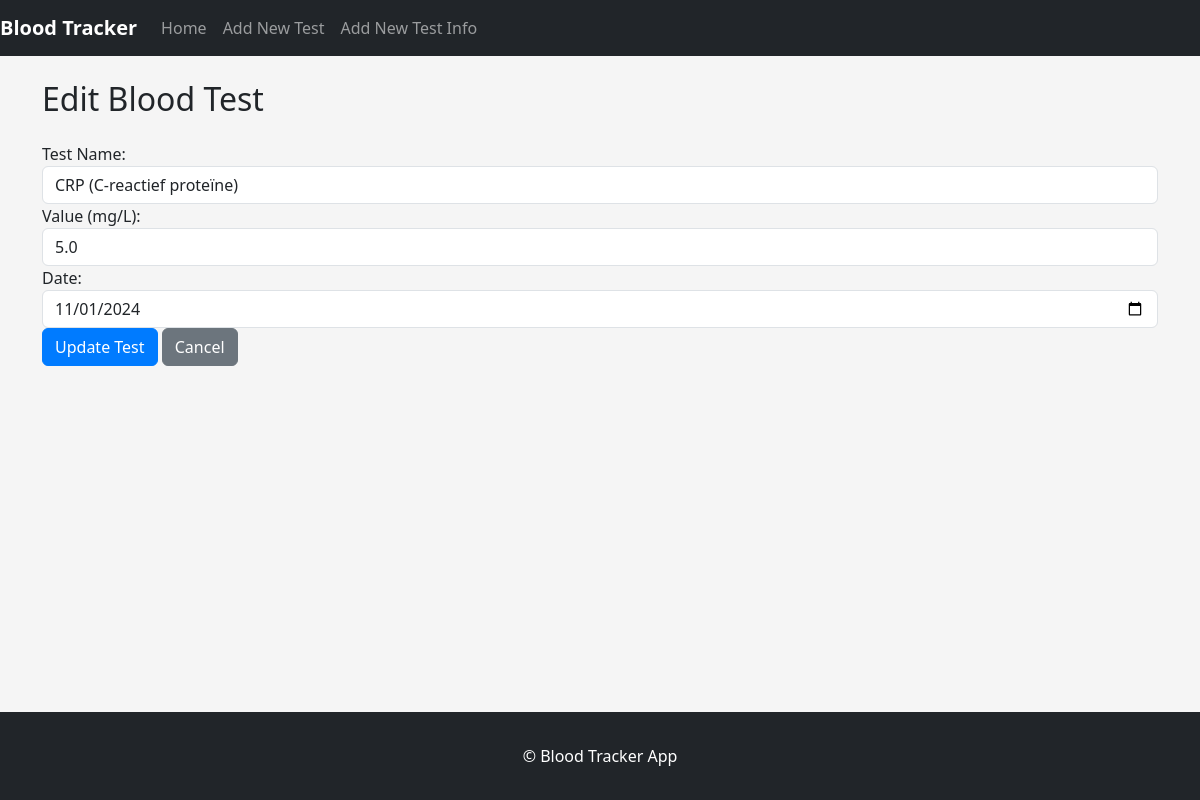
Screenshot of /edit/5 with the database file from the repository.
### models.py (models this page shows)
class BloodTest(db.Model):
    id = db.Column(db.Integer, primary_key=True)
    test_name = db.Column(db.String(100), nullable=False)
    value = db.Column(db.Float, nullable=False)
    unit = db.Column(db.String(20), nullable=False)
    date = db.Column(db.Date, nullable=False)
    normal_min = db.Column(db.Float, nullable=False)
    normal_max = db.Column(db.Float, nullable=False)

### app.py (the view)
@app.route('/edit/<int:test_id>', methods=['GET', 'POST'])
def edit_test(test_id):
    test = BloodTest.query.get_or_404(test_id)
    if request.method == 'POST':
        value = request.form['value']
        date_str = request.form['date']
        try:
            test.value = value
            test.date = datetime.strptime(date_str, '%Y-%m-%d')
            db.session.commit()
            flash('Blood test updated successfully!', 'success')
            return redirect(url_for('index'))
        except Exception as e:
            db.session.rollback()
            flash('Error updating blood test. Please try again.', 'danger')
            return redirect(url_for('edit_test', test_id=test.id))
    else:
        return render_template('edit.html', test=test)

### templates/edit.html
{% extends 'base.html' %}
{% block content %}
<h2 class="mb-4">Edit Blood Test</h2>
<form method="POST">
  <div class="form-group">
    <label for="test_name">Test Name:</label>
    <input
      type="text"
      class="form-control"
      name="test_name"
      id="test_name"
      value="{{ test.test_name }}"
      readonly
    />
  </div>
  <div class="form-group">
    <label for="value">Value ({{ test.unit }}):</label>
    <input
      type="text"
      class="form-control"
      name="value"
      id="value"
      value="{{ test.value }}"
      required
    />
  </div>
  <div class="form-group">
    <label for="date">Date:</label>
    <input
      type="date"
      class="form-control"
      name="date"
      id="date"
      value="{{ test.date.strftime('%Y-%m-%d') }}"
      required
    />
  </div>
  <button type="submit" class="btn btn-primary">Update Test</button>
  <a href="{{ url_for('index') }}" class="btn btn-secondary">Cancel</a>
</form>
{% endblock %}

### static/styles.css (style rules this page uses)
body { background-color: #f5f5f5; }
.btn-primary { background-color: #007bff; border-color: #007bff; }

### rows the page displays
BloodTest: test_name "CRP (C-reactief proteïne)", unit "mg/L", value "5.0", date "11/01/2024"
